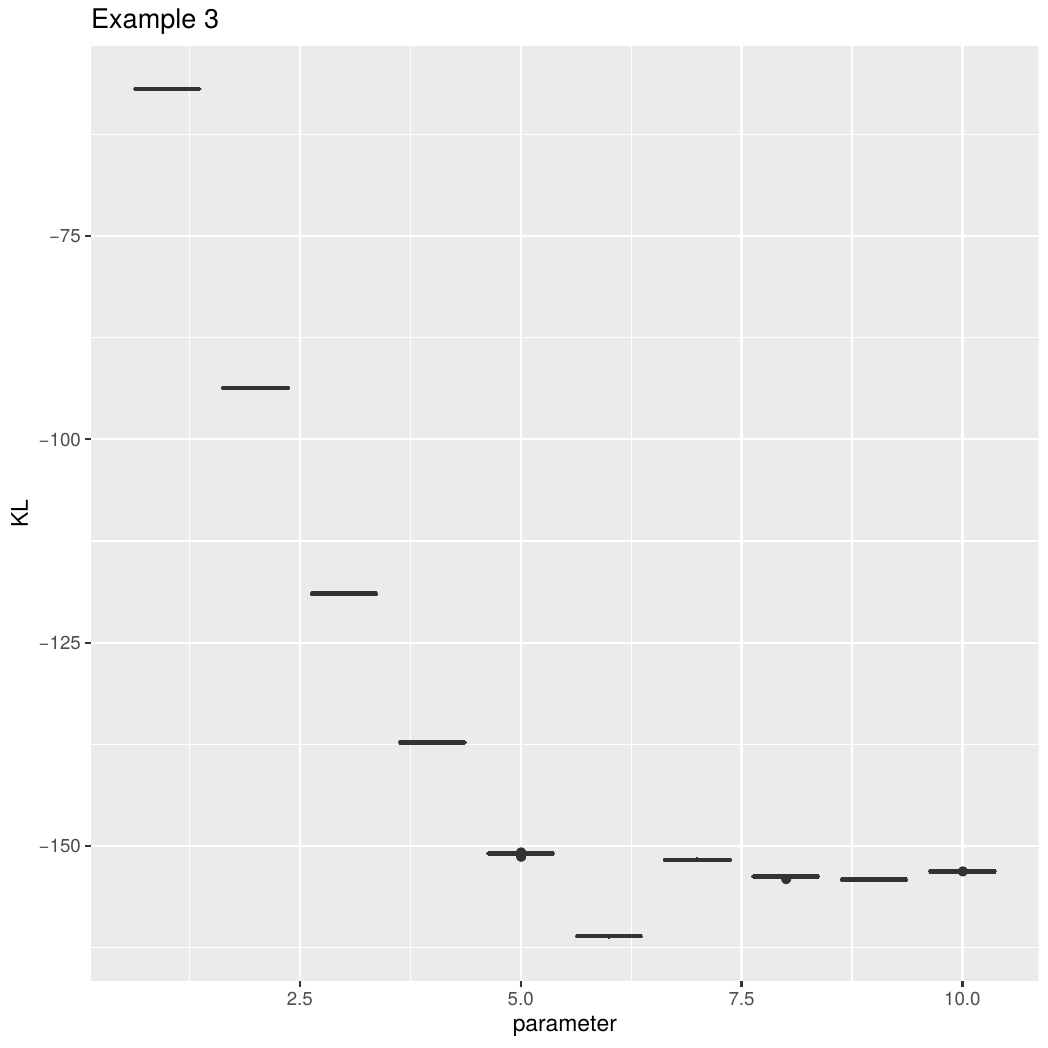

Reproduce this figure in R.
# Example 3 -----------------
# mechanistic model: Barabàsi Albert
# network model: ERGM
# integral stat: sorted degree sequence
# likelihood stat: number of triangles and number of six stars

load("init.RData")

library(StartNetwork)
library(parallel)
library(ggplot2)

cl <- makeCluster(detectCores())

lstat = function(x){c(sum(igraph::degree(x) == 6), length(igraph::triangles(x))/3)}

g <- parSapply(cl, theta_m, KL_net, theta_s = theta_s, n = n, mech_net = mech_net_ba, mech_args = mech_args_ba, replicates = replicates, lstat = lstat, sorted = TRUE)

df <- data.frame(parameter = theta_m, KL = g)

ggplot(df) + aes(x = parameter, y = KL, group = parameter) + geom_boxplot() + ggtitle("Example 3")

ggsave(filename = "example3.pdf")
